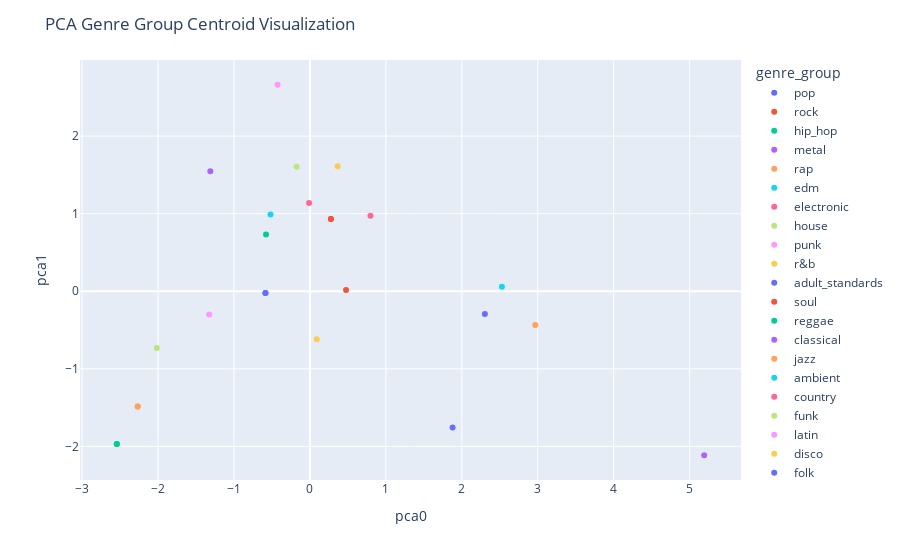

Source (notebook cell):
### Code cell
pca_1 = PCA(n_components=2)
centroid_pca = pca_1.fit_transform(centroids[:, 0, :])

# Convert the data to a pandas DataFrame
df_centroid_genre = pd.DataFrame({'pca0': centroid_pca[:, 0], 'pca1': centroid_pca[:, 1], 'genre_group': genre_group_labels})

# Create a scatter plot using Plotly
fig = px.scatter(df_centroid_genre, x='pca0', y='pca1', color='genre_group')

# Add labels and adjust the layout
fig.update_layout(
    title='PCA Genre Group Centroid Visualization',
    xaxis_title='pca0',
    yaxis_title='pca1',
    legend_title='genre_group'
)

# Display the plot
fig.show()

### Figure 1 — Plotly figure (JSON) as saved in the notebook; plotly's stock layout.template omitted (floating-point values rounded to 4 significant figures)
{"data": [{"hovertemplate": "genre_group=pop<br>pca0=%{x}<br>pca1=%{y}<extra></extra>", "legendgroup": "pop", "marker": {"color": "#636efa", "symbol": "circle"}, "mode": "markers", "name": "pop", "orientation": "v", "showlegend": true, "type": "scatter", "x": [-0.5855, -0.5855], "xaxis": "x", "y": [-0.02144, -0.02144], "yaxis": "y"}, {"hovertemplate": "genre_group=rock<br>pca0=%{x}<br>pca1=%{y}<extra></extra>", "legendgroup": "rock", "marker": {"color": "#EF553B", "symbol": "circle"}, "mode": "markers", "name": "rock", "orientation": "v", "showlegend": true, "type": "scatter", "x": [0.2765, 0.2765], "xaxis": "x", "y": [0.9328, 0.9328], "yaxis": "y"}, {"hovertemplate": "genre_group=hip_hop<br>pca0=%{x}<br>pca1=%{y}<extra></extra>", "legendgroup": "hip_hop", "marker": {"color": "#00cc96", "symbol": "circle"}, "mode": "markers", "name": "hip_hop", "orientation": "v", "showlegend": true, "type": "scatter", "x": [-2.543, -2.543], "xaxis": "x", "y": [-1.969, -1.969], "yaxis": "y"}, {"hovertemplate": "genre_group=metal<br>pca0=%{x}<br>pca1=%{y}<extra></extra>", "legendgroup": "metal", "marker": {"color": "#ab63fa", "symbol": "circle"}, "mode": "markers", "name": "metal", "orientation": "v", "showlegend": true, "type": "scatter", "x": [-1.311], "xaxis": "x", "y": [1.546], "yaxis": "y"}, {"hovertemplate": "genre_group=rap<br>pca0=%{x}<br>pca1=%{y}<extra></extra>", "legendgroup": "rap", "marker": {"color": "#FFA15A", "symbol": "circle"}, "mode": "markers", "name": "rap", "orientation": "v", "showlegend": true, "type": "scatter", "x": [-2.268, -2.268], "xaxis": "x", "y": [-1.487, -1.487], "yaxis": "y"}, {"hovertemplate": "genre_group=edm<br>pca0=%{x}<br>pca1=%{y}<extra></extra>", "legendgroup": "edm", "marker": {"color": "#19d3f3", "symbol": "circle"}, "mode": "markers", "name": "edm", "orientation": "v", "showlegend": true, "type": "scatter", "x": [-0.5188], "xaxis": "x", "y": [0.9903], "yaxis": "y"}, {"hovertemplate": "genre_group=electronic<br>pca0=%{x}<br>pca1=%{y}<extra></extra>", "legendgroup": "electronic", "marker": {"color": "#FF6692", "symbol": "circle"}, "mode": "markers", "name": "electronic", "orientation": "v", "showlegend": true, "type": "scatter", "x": [0.7972], "xaxis": "x", "y": [0.9748], "yaxis": "y"}, {"hovertemplate": "genre_group=house<br>pca0=%{x}<br>pca1=%{y}<extra></extra>", "legendgroup": "house", "marker": {"color": "#B6E880", "symbol": "circle"}, "mode": "markers", "name": "house", "orientation": "v", "showlegend": true, "type": "scatter", "x": [-0.1745], "xaxis": "x", "y": [1.605], "yaxis": "y"}, {"hovertemplate": "genre_group=punk<br>pca0=%{x}<br>pca1=%{y}<extra></extra>", "legendgroup": "punk", "marker": {"color": "#FF97FF", "symbol": "circle"}, "mode": "markers", "name": "punk", "orientation": "v", "showlegend": true, "type": "scatter", "x": [-0.4258], "xaxis": "x", "y": [2.662], "yaxis": "y"}, {"hovertemplate": "genre_group=r&b<br>pca0=%{x}<br>pca1=%{y}<extra></extra>", "legendgroup": "r&b", "marker": {"color": "#FECB52", "symbol": "circle"}, "mode": "markers", "name": "r&b", "orientation": "v", "showlegend": true, "type": "scatter", "x": [0.09031], "xaxis": "x", "y": [-0.6192], "yaxis": "y"}, {"hovertemplate": "genre_group=adult_standards<br>pca0=%{x}<br>pca1=%{y}<extra></extra>", "legendgroup": "adult_standards", "marker": {"color": "#636efa", "symbol": "circle"}, "mode": "markers", "name": "adult_standards", "orientation": "v", "showlegend": true, "type": "scatter", "x": [1.879], "xaxis": "x", "y": [-1.757], "yaxis": "y"}, {"hovertemplate": "genre_group=soul<br>pca0=%{x}<br>pca1=%{y}<extra></extra>", "legendgroup": "soul", "marker": {"color": "#EF553B", "symbol": "circle"}, "mode": "markers", "name": "soul", "orientation": "v", "showlegend": true, "type": "scatter", "x": [0.4758], "xaxis": "x", "y": [0.01713], "yaxis": "y"}, {"hovertemplate": "genre_group=reggae<br>pca0=%{x}<br>pca1=%{y}<extra></extra>", "legendgroup": "reggae", "marker": {"color": "#00cc96", "symbol": "circle"}, "mode": "markers", "name": "reggae", "orientation": "v", "showlegend": true, "type": "scatter", "x": [-0.5778], "xaxis": "x", "y": [0.7306], "yaxis": "y"}, {"hovertemplate": "genre_group=classical<br>pca0=%{x}<br>pca1=%{y}<extra></extra>", "legendgroup": "classical", "marker": {"color": "#ab63fa", "symbol": "circle"}, "mode": "markers", "name": "classical", "orientation": "v", "showlegend": true, "type": "scatter", "x": [5.192], "xaxis": "x", "y": [-2.115], "yaxis": "y"}, {"hovertemplate": "genre_group=jazz<br>pca0=%{x}<br>pca1=%{y}<extra></extra>", "legendgroup": "jazz", "marker": {"color": "#FFA15A", "symbol": "circle"}, "mode": "markers", "name": "jazz", "orientation": "v", "showlegend": true, "type": "scatter", "x": [2.968], "xaxis": "x", "y": [-0.4338], "yaxis": "y"}, {"hovertemplate": "genre_group=ambient<br>pca0=%{x}<br>pca1=%{y}<extra></extra>", "legendgroup": "ambient", "marker": {"color": "#19d3f3", "symbol": "circle"}, "mode": "markers", "name": "ambient", "orientation": "v", "showlegend": true, "type": "scatter", "x": [2.528], "xaxis": "x", "y": [0.05832], "yaxis": "y"}, {"hovertemplate": "genre_group=country<br>pca0=%{x}<br>pca1=%{y}<extra></extra>", "legendgroup": "country", "marker": {"color": "#FF6692", "symbol": "circle"}, "mode": "markers", "name": "country", "orientation": "v", "showlegend": true, "type": "scatter", "x": [-0.01121], "xaxis": "x", "y": [1.138], "yaxis": "y"}, {"hovertemplate": "genre_group=funk<br>pca0=%{x}<br>pca1=%{y}<extra></extra>", "legendgroup": "funk", "marker": {"color": "#B6E880", "symbol": "circle"}, "mode": "markers", "name": "funk", "orientation": "v", "showlegend": true, "type": "scatter", "x": [-2.015], "xaxis": "x", "y": [-0.7308], "yaxis": "y"}, {"hovertemplate": "genre_group=latin<br>pca0=%{x}<br>pca1=%{y}<extra></extra>", "legendgroup": "latin", "marker": {"color": "#FF97FF", "symbol": "circle"}, "mode": "markers", "name": "latin", "orientation": "v", "showlegend": true, "type": "scatter", "x": [-1.326], "xaxis": "x", "y": [-0.2991], "yaxis": "y"}, {"hovertemplate": "genre_group=disco<br>pca0=%{x}<br>pca1=%{y}<extra></extra>", "legendgroup": "disco", "marker": {"color": "#FECB52", "symbol": "circle"}, "mode": "markers", "name": "disco", "orientation": "v", "showlegend": true, "type": "scatter", "x": [0.3654], "xaxis": "x", "y": [1.613], "yaxis": "y"}, {"hovertemplate": "genre_group=folk<br>pca0=%{x}<br>pca1=%{y}<extra></extra>", "legendgroup": "folk", "marker": {"color": "#636efa", "symbol": "circle"}, "mode": "markers", "name": "folk", "orientation": "v", "showlegend": true, "type": "scatter", "x": [2.304], "xaxis": "x", "y": [-0.2923], "yaxis": "y"}], "layout": {"legend": {"title": {"text": "genre_group"}, "tracegroupgap": 0}, "margin": {"t": 60}, "title": {"text": "PCA Genre Group Centroid Visualization"}, "xaxis": {"anchor": "y", "domain": [0, 1], "title": {"text": "pca0"}}, "yaxis": {"anchor": "x", "domain": [0, 1], "title": {"text": "pca1"}}}}
